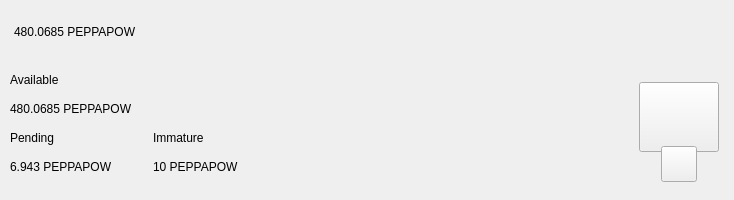
<?xml version="1.0" encoding="UTF-8"?>
<ui version="4.0">
 <class>TopBar</class>
 <widget class="QWidget" name="TopBar">
  <property name="geometry">
   <rect>
    <x>0</x>
    <y>0</y>
    <width>734</width>
    <height>200</height>
   </rect>
  </property>
  <property name="minimumSize">
   <size>
    <width>0</width>
    <height>200</height>
   </size>
  </property>
  <property name="maximumSize">
   <size>
    <width>16777215</width>
    <height>200</height>
   </size>
  </property>
  <property name="windowTitle">
   <string>Form</string>
  </property>
  <layout class="QVBoxLayout" name="verticalLayout_10" stretch="0">
   <property name="spacing">
    <number>0</number>
   </property>
   <property name="leftMargin">
    <number>0</number>
   </property>
   <property name="topMargin">
    <number>0</number>
   </property>
   <property name="rightMargin">
    <number>0</number>
   </property>
   <property name="bottomMargin">
    <number>0</number>
   </property>
   <item>
    <widget class="PFBorderImage" name="containerTop">
     <layout class="QVBoxLayout" name="verticalLayout_11">
      <property name="spacing">
       <number>0</number>
      </property>
      <property name="leftMargin">
       <number>0</number>
      </property>
      <property name="topMargin">
       <number>0</number>
      </property>
      <property name="rightMargin">
       <number>0</number>
      </property>
      <property name="bottomMargin">
       <number>0</number>
      </property>
      <item>
       <widget class="QWidget" name="top_container_2" native="true">
        <property name="minimumSize">
         <size>
          <width>0</width>
          <height>65</height>
         </size>
        </property>
        <layout class="QHBoxLayout" name="top_container">
         <property name="spacing">
          <number>0</number>
         </property>
         <property name="leftMargin">
          <number>14</number>
         </property>
         <property name="topMargin">
          <number>0</number>
         </property>
         <property name="rightMargin">
          <number>14</number>
         </property>
         <property name="bottomMargin">
          <number>0</number>
         </property>
         <item alignment="Qt::AlignVCenter">
          <widget class="QWidget" name="widgetTopAmount" native="true">
           <property name="sizePolicy">
            <sizepolicy hsizetype="Preferred" vsizetype="Maximum">
             <horstretch>0</horstretch>
             <verstretch>0</verstretch>
            </sizepolicy>
           </property>
           <layout class="QHBoxLayout" name="horizontalLayout_5">
            <property name="spacing">
             <number>0</number>
            </property>
            <property name="leftMargin">
             <number>0</number>
            </property>
            <property name="topMargin">
             <number>0</number>
            </property>
            <property name="rightMargin">
             <number>0</number>
            </property>
            <property name="bottomMargin">
             <number>0</number>
            </property>
            <item alignment="Qt::AlignTop">
             <widget class="QLabel" name="labelAmountTopPiv">
              <property name="minimumSize">
               <size>
                <width>0</width>
                <height>36</height>
               </size>
              </property>
              <property name="styleSheet">
               <string notr="true">padding:0px;margin:0px;</string>
              </property>
              <property name="text">
               <string notr="true">480.0685 PEPPAPOW</string>
              </property>
             </widget>
            </item>
           </layout>
          </widget>
         </item>
         <item>
          <spacer name="horizontalSpacer">
           <property name="orientation">
            <enum>Qt::Horizontal</enum>
           </property>
           <property name="sizeHint" stdset="0">
            <size>
             <width>40</width>
             <height>20</height>
            </size>
           </property>
          </spacer>
         </item>
         <item>
          <layout class="QHBoxLayout" name="horizontalLayout_4">
           <property name="spacing">
            <number>12</number>
           </property>
           <property name="rightMargin">
            <number>0</number>
           </property>
           <item alignment="Qt::AlignRight">
            <widget class="QWidget" name="layoutSync" native="true">
             <property name="minimumSize">
              <size>
               <width>0</width>
               <height>36</height>
              </size>
             </property>
             <property name="maximumSize">
              <size>
               <width>16777215</width>
               <height>36</height>
              </size>
             </property>
             <layout class="QVBoxLayout" name="verticalLayout_9">
              <property name="leftMargin">
               <number>0</number>
              </property>
              <property name="topMargin">
               <number>0</number>
              </property>
              <property name="rightMargin">
               <number>0</number>
              </property>
              <property name="bottomMargin">
               <number>0</number>
              </property>
              <item>
               <widget class="ExpandableButton" name="pushButtonSync" native="true">
                <property name="minimumSize">
                 <size>
                  <width>36</width>
                  <height>36</height>
                 </size>
                </property>
                <property name="maximumSize">
                 <size>
                  <width>16777215</width>
                  <height>36</height>
                 </size>
                </property>
               </widget>
              </item>
             </layout>
            </widget>
           </item>
           <item>
            <widget class="ExpandableButton" name="pushButtonHDUpgrade" native="true">
             <property name="minimumSize">
              <size>
               <width>36</width>
               <height>36</height>
              </size>
             </property>
            </widget>
           </item>
           <item>
            <widget class="ExpandableButton" name="pushButtonStack" native="true">
             <property name="minimumSize">
              <size>
               <width>36</width>
               <height>36</height>
              </size>
             </property>
            </widget>
           </item>
           <item>
            <widget class="ExpandableButton" name="pushButtonColdStaking" native="true">
             <property name="minimumSize">
              <size>
               <width>36</width>
               <height>36</height>
              </size>
             </property>
            </widget>
           </item>
           <item>
            <widget class="ExpandableButton" name="pushButtonConnection" native="true">
             <property name="minimumSize">
              <size>
               <width>36</width>
               <height>36</height>
              </size>
             </property>
            </widget>
           </item>
           <item>
            <widget class="ExpandableButton" name="pushButtonTor" native="true">
             <property name="minimumSize">
              <size>
               <width>36</width>
               <height>36</height>
              </size>
             </property>
            </widget>
           </item>
           <item>
            <widget class="ExpandableButton" name="pushButtonLock" native="true">
             <property name="sizePolicy">
              <sizepolicy hsizetype="Expanding" vsizetype="Expanding">
               <horstretch>0</horstretch>
               <verstretch>0</verstretch>
              </sizepolicy>
             </property>
             <property name="minimumSize">
              <size>
               <width>36</width>
               <height>0</height>
              </size>
             </property>
            </widget>
           </item>
           <item>
            <widget class="ExpandableButton" name="pushButtonTheme" native="true">
             <property name="minimumSize">
              <size>
               <width>36</width>
               <height>36</height>
              </size>
             </property>
             <property name="maximumSize">
              <size>
               <width>16777215</width>
               <height>36</height>
              </size>
             </property>
            </widget>
           </item>
           <item>
            <widget class="ExpandableButton" name="pushButtonFAQ" native="true">
             <property name="minimumSize">
              <size>
               <width>36</width>
               <height>36</height>
              </size>
             </property>
            </widget>
           </item>
          </layout>
         </item>
        </layout>
       </widget>
      </item>
      <item>
       <widget class="QWidget" name="bottom_container" native="true">
        <property name="minimumSize">
         <size>
          <width>0</width>
          <height>135</height>
         </size>
        </property>
        <layout class="QHBoxLayout" name="botton_container">
         <property name="leftMargin">
          <number>10</number>
         </property>
         <property name="topMargin">
          <number>0</number>
         </property>
         <property name="rightMargin">
          <number>10</number>
         </property>
         <property name="bottomMargin">
          <number>10</number>
         </property>
         <item>
          <layout class="QHBoxLayout" name="horizontalLayout_3">
           <property name="bottomMargin">
            <number>9</number>
           </property>
           <item>
            <layout class="QVBoxLayout" name="verticalLayout_7">
             <property name="spacing">
              <number>0</number>
             </property>
             <property name="leftMargin">
              <number>0</number>
             </property>
             <property name="rightMargin">
              <number>30</number>
             </property>
             <item>
              <layout class="QVBoxLayout" name="verticalLayout_2">
               <item>
                <widget class="QLabel" name="labelTitle1">
                 <property name="text">
                  <string>Available</string>
                 </property>
                </widget>
               </item>
               <item>
                <widget class="QLabel" name="labelAmountPiv">
                 <property name="text">
                  <string notr="true">480.0685 PEPPAPOW</string>
                 </property>
                </widget>
               </item>
              </layout>
             </item>
             <item>
              <layout class="QHBoxLayout" name="horizontalLayout_2">
               <property name="spacing">
                <number>0</number>
               </property>
               <item>
                <layout class="QVBoxLayout" name="verticalLayout_3">
                 <item>
                  <widget class="QLabel" name="labelTitle3">
                   <property name="text">
                    <string>Pending</string>
                   </property>
                  </widget>
                 </item>
                 <item>
                  <widget class="QLabel" name="labelPendingPiv">
                   <property name="text">
                    <string notr="true">6.943 PEPPAPOW</string>
                   </property>
                  </widget>
                 </item>
                </layout>
               </item>
               <item>
                <spacer name="horizontalSpacer_3">
                 <property name="orientation">
                  <enum>Qt::Horizontal</enum>
                 </property>
                 <property name="sizeType">
                  <enum>QSizePolicy::Fixed</enum>
                 </property>
                 <property name="sizeHint" stdset="0">
                  <size>
                   <width>40</width>
                   <height>20</height>
                  </size>
                 </property>
                </spacer>
               </item>
               <item>
                <layout class="QVBoxLayout" name="verticalLayout_4">
                 <item>
                  <widget class="QLabel" name="labelTitle4">
                   <property name="text">
                    <string>Immature</string>
                   </property>
                  </widget>
                 </item>
                 <item>
                  <widget class="QLabel" name="labelImmaturePiv">
                   <property name="text">
                    <string notr="true">10 PEPPAPOW</string>
                   </property>
                  </widget>
                 </item>
                </layout>
               </item>
              </layout>
             </item>
            </layout>
           </item>
          </layout>
         </item>
         <item>
          <spacer name="horizontalSpacer_2">
           <property name="orientation">
            <enum>Qt::Horizontal</enum>
           </property>
           <property name="sizeHint" stdset="0">
            <size>
             <width>40</width>
             <height>20</height>
            </size>
           </property>
          </spacer>
         </item>
         <item alignment="Qt::AlignHCenter|Qt::AlignVCenter">
          <widget class="QWidget" name="qrContainer" native="true">
           <property name="sizePolicy">
            <sizepolicy hsizetype="Preferred" vsizetype="Minimum">
             <horstretch>0</horstretch>
             <verstretch>0</verstretch>
            </sizepolicy>
           </property>
           <property name="minimumSize">
            <size>
             <width>90</width>
             <height>110</height>
            </size>
           </property>
           <property name="maximumSize">
            <size>
             <width>90</width>
             <height>110</height>
            </size>
           </property>
           <layout class="QVBoxLayout" name="containerQR">
            <property name="spacing">
             <number>0</number>
            </property>
            <property name="leftMargin">
             <number>5</number>
            </property>
            <property name="topMargin">
             <number>10</number>
            </property>
            <property name="rightMargin">
             <number>5</number>
            </property>
            <property name="bottomMargin">
             <number>0</number>
            </property>
            <item>
             <widget class="QPushButton" name="btnQr">
              <property name="minimumSize">
               <size>
                <width>70</width>
                <height>70</height>
               </size>
              </property>
              <property name="maximumSize">
               <size>
                <width>16777215</width>
                <height>70</height>
               </size>
              </property>
              <property name="focusPolicy">
               <enum>Qt::NoFocus</enum>
              </property>
              <property name="text">
               <string/>
              </property>
              <property name="iconSize">
               <size>
                <width>70</width>
                <height>70</height>
               </size>
              </property>
             </widget>
            </item>
            <item>
             <spacer name="verticalSpacer">
              <property name="orientation">
               <enum>Qt::Vertical</enum>
              </property>
              <property name="sizeType">
               <enum>QSizePolicy::Fixed</enum>
              </property>
              <property name="sizeHint" stdset="0">
               <size>
                <width>20</width>
                <height>20</height>
               </size>
              </property>
             </spacer>
            </item>
            <item alignment="Qt::AlignHCenter|Qt::AlignBottom">
             <widget class="QPushButton" name="pushButtonQR">
              <property name="minimumSize">
               <size>
                <width>36</width>
                <height>36</height>
               </size>
              </property>
              <property name="maximumSize">
               <size>
                <width>36</width>
                <height>36</height>
               </size>
              </property>
              <property name="focusPolicy">
               <enum>Qt::NoFocus</enum>
              </property>
              <property name="text">
               <string/>
              </property>
             </widget>
            </item>
           </layout>
          </widget>
         </item>
        </layout>
       </widget>
      </item>
     </layout>
    </widget>
   </item>
  </layout>
 </widget>
 <customwidgets>
  <customwidget>
   <class>ExpandableButton</class>
   <extends>QWidget</extends>
   <header>qt/peppapow/expandablebutton.h</header>
   <container>1</container>
  </customwidget>
  <customwidget>
   <class>PFBorderImage</class>
   <extends>QFrame</extends>
   <header>qt/peppapow/pfborderimage.h</header>
   <container>1</container>
  </customwidget>
 </customwidgets>
 <resources/>
 <connections/>
</ui>
